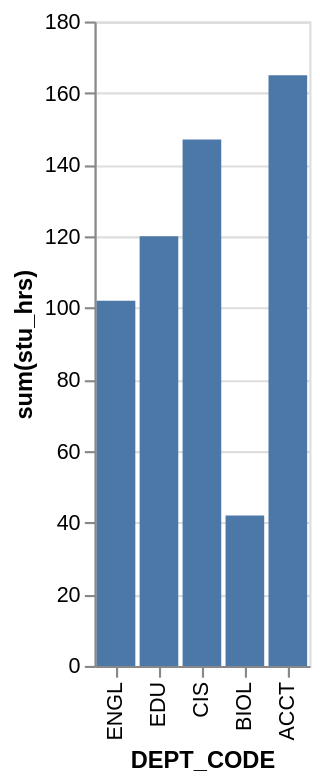

Write a Vega-Lite specification for this figure.
### Vega-Lite specification from a JSON file in a GitHub repository (floating-point values rounded to 4 significant figures)
{"data": {"values": [{"x_data": "ENGL", "y_data": 102}, {"x_data": "EDU", "y_data": 120}, {"x_data": "CIS", "y_data": 147}, {"x_data": "BIOL", "y_data": 42}, {"x_data": "ACCT", "y_data": 165}]}, "mark": "bar", "encoding": {"x": {"field": "x_data", "type": "nominal", "title": "DEPT_CODE", "sort": "descending"}, "y": {"field": "y_data", "type": "quantitative", "title": "sum(stu_hrs)"}}}
